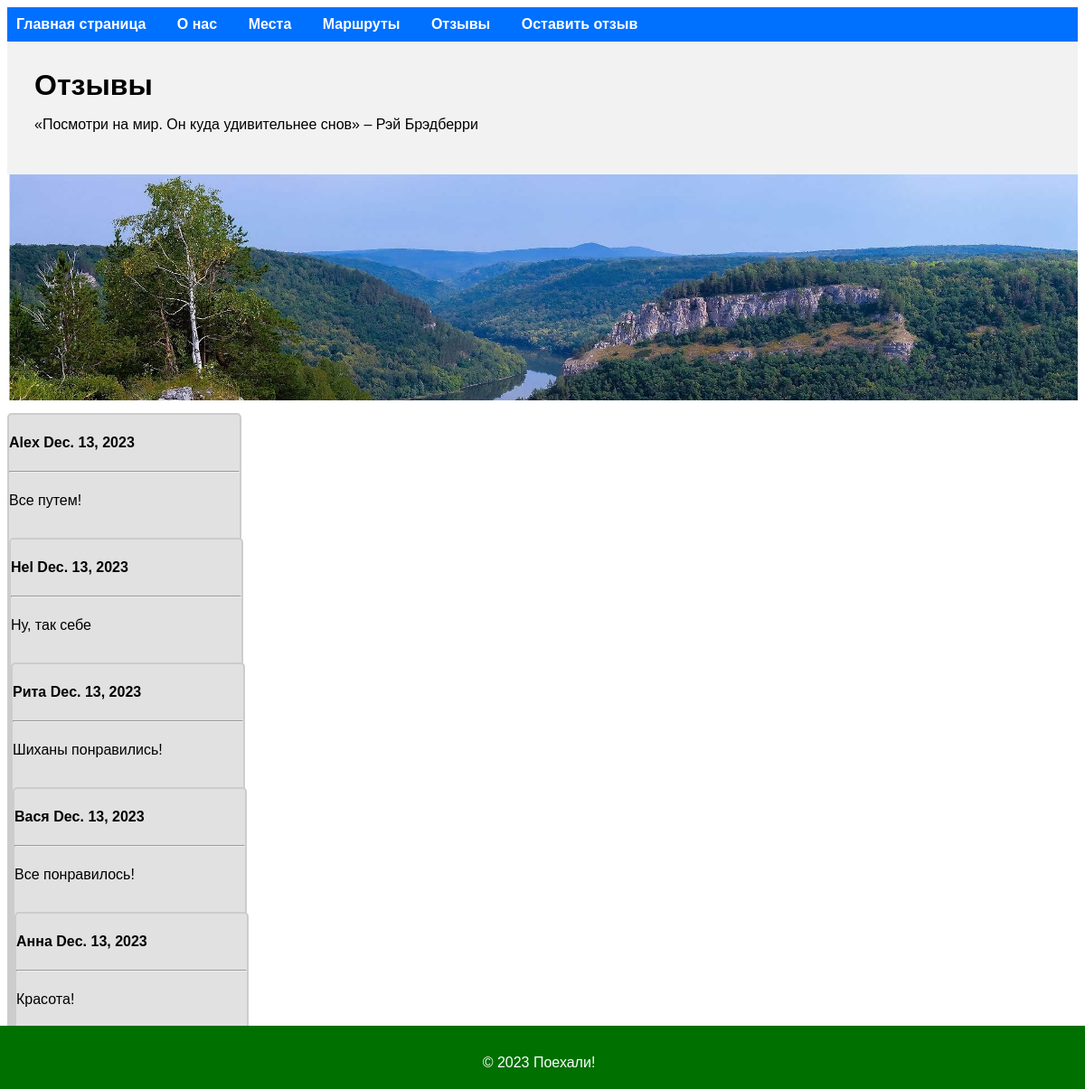
Page /comments/ on the committed database.
### tourist_app/models.py (models this page shows, shortened)
class Comment(models.Model):
    name = models.CharField(max_length=100, default=None)
    content = models.TextField()
    publish_date = models.DateField(auto_now=True)

### tourist_app/views.py (the view)
# urls.py: path('comments/', views.get_all_comments, name='comments'),
def get_all_comments(request):
    context = dict()
    context['comments'] = Comment.objects.all()
    return render(request, 'get_comments.html', context)

### tourist_app/templates/get_comments.html (shortened to what this page needs)
{% extends 'main.html' %}
<h1>{% block heading %}Отзывы{% endblock %}</h1>
{% block content %}
  {% for comment in comments %}
    <div class="div-comment">
      <p><strong>{{ comment.name }}   {{ comment.publish_date }}</strong></p>
      <hr>
      <p>{{ comment.content }}</p>
  {% endfor %}
{% endblock %}

### tourist_app/templates/main.html (shortened to what this page needs)
{% extends 'base.html' %}

### templates/base.html (shortened to what this page needs)
{% load static%}
<!DOCTYPE html>
<html lang="ru">
<head>
  <link type="text/css" href="{% static 'tourist_app/css/common.css' %}" rel="stylesheet">
</head>
<body>
<nav>
  <ul>
    <li><a href="/main/" class="nav-link">Главная страница</a></li>
    <li><a href="/about/" class="nav-link">О нас</a></li>
    <li><a href="/places/" class="nav-link">Места</a></li>
    <li><a href="/routes/" class="nav-link">Маршруты</a></li>
    <li><a href="/comments/" class="nav-link">Отзывы</a></li>
    <li><a href="/add_comment/" class="nav-link">Оставить отзыв</a></li>
  </ul>
</nav>
<header>
  <h1>{% block heading %}Поехали с нами!{% endblock %}</h1>
  {% block message%}<p>«Посмотри на мир. Он куда удивительнее cнов» – Рэй Брэдберри</p>{% endblock message %}
</header>
<div id="container">
<main><img src='{{media_url}}/media/tourist_app/media/image/main.jpg/' alt="Картинка" width="100%" height="250"></main>
</div>
{% block content %} {% endblock %}
<footer>
  <p><center>&copy; 2023 Поехали!</center>
</footer>
</body>

### tourist_app/static/tourist_app/css/common.css (style rules this page uses)
body { font-family: Arial, sans-serif; background-color: #ffffff; }
nav ul { list-style: none; margin: 0; padding: 0; background-color: #0070ff; }
nav ul li { display: inline-block; margin-right: 10px; }
nav ul li a { display: block; color: #fff; font-weight: bold; padding: 10px; text-decoration: none; }
header { background-color: #f2f2f2; padding: 30px; }
header h1 { margin: 0; }
.div-comment { display: inline-block; width: 255px; height: 300px padding: 10px; background: #e1e1e1; color: #000; line-height: 30px; text-align: left; border: 2px solid #ccc; border-radius: 5px; margin: 10px auto; }
footer { background-color: #007000; color: #fff; padding: 10px; position:fixed; right:0; bottom:0; width:99%; height: 50px; }

### rows in the picture
Comment: name "Alex", publish_date "Dec. 13, 2023", content "Все путем!"
Comment: name "Hel", publish_date "Dec. 13, 2023", content "Ну, так себе"
Comment: name "Рита", publish_date "Dec. 13, 2023", content "Шиханы понравились!"
Comment: name "Вася", publish_date "Dec. 13, 2023", content "Все понравилось!"
Comment: name "Анна", publish_date "Dec. 13, 2023", content "Красота!"
